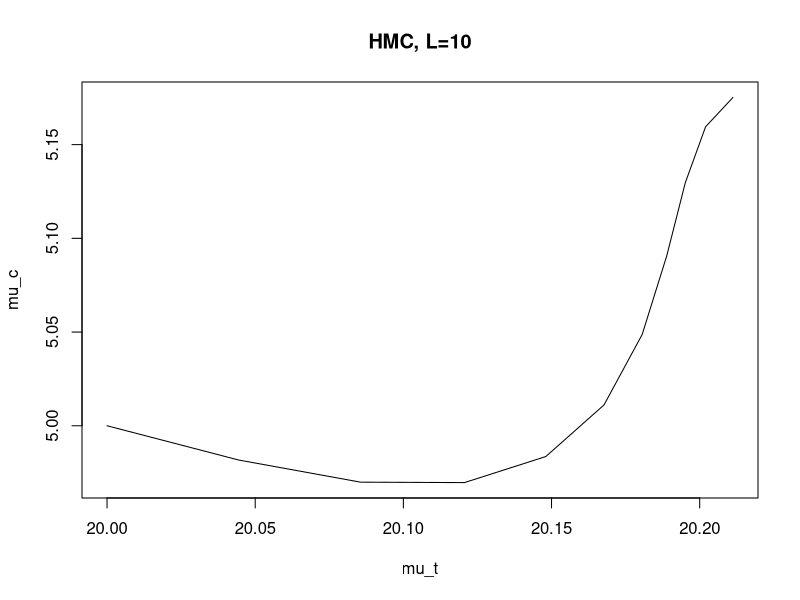
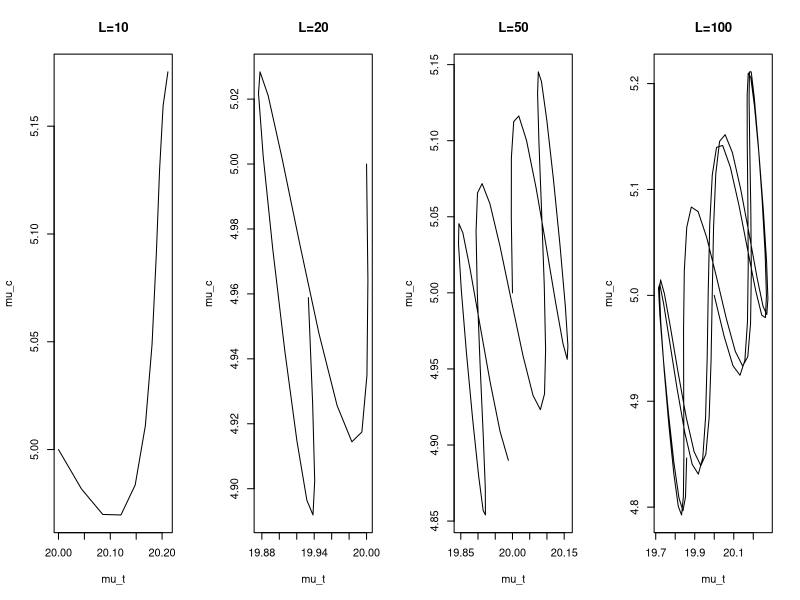
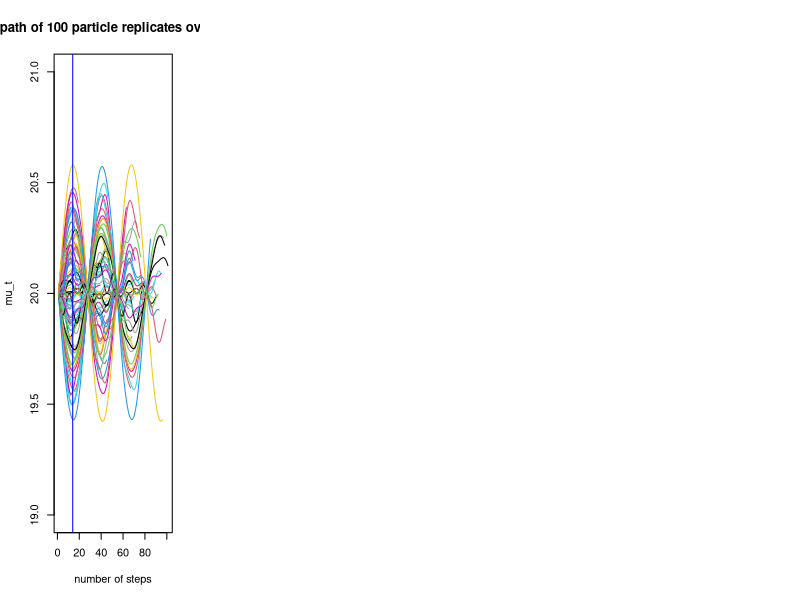

The R script that drew these images, in order:
## ---- chunk 1
## Gradient of the potential with respect to x
fGradSimpleX <- function(x,y){
  aGrad <- -0.5 *exp(1/2 * (-(-20 + x) * (1.38889 * (-20 + x) - 
                                            2.22222 * (-5 + y)) - (-2.22222 * (-20 + x) + 
                                                                     5.55556 * (-5 + y)) * (-5 + y)) + 
                       1/2 * ((-20 + x) * (1.38889 * (-20 + x) - 
                                             2.22222 * (-5 + y)) + (-2.22222 * (-20 + x) + 
                                                                      5.55556 * (-5 + y)) * (-5 + y))) *(-2.77778 * (-20 + x) + 4.44444 * (-5 + y))
  return(aGrad)
}

## Gradient of the potential with respect to y
fGradSimpleY <- function(x,y){
  aGrad <- -0.5 * exp(1/2 * (-(-20 + x) * (1.38889 * (-20 + x) - 
                                             2.22222 * (-5 + y)) - (-2.22222 * (-20 + x) + 
                                                                      5.55556 * (-5 + y)) * (-5 + y)) + 
                        1/2 * ((-20 + x) * (1.38889 * (-20 + x) - 
                                              2.22222 * (-5 + y)) + (-2.22222 * (-20 + x) + 
                                                                       5.55556 * (-5 + y)) * (-5 + y))) * (4.44444 * (-20 + x) - 
                                                                                                             11.1111 * (-5 + y))
  
  return(aGrad)
}

## Gradient of U with respect to both coordinates
grad_U <- function(aQ){
  aGradX <- fGradSimpleX(aQ[[1]],aQ[[2]])
  aGrady <- fGradSimpleY(aQ[[1]],aQ[[2]])
  return(c(aGradX,aGrady))
}

## Potential function given by the -ve log of the posterior
U <- function(aQ){
  x <- aQ[[1]]
  y <- aQ[[2]]
  aU <- -log(0.265258 * exp(
    1/2 * (-(-20 + x) * (1.38889 * (-20 + x) - 
                           2.22222 * (-5 + y)) - (-2.22222 * (-20 + x) + 
                                                    5.55556 * (-5 + y)) * (-5 + y))))
  return(aU) 
}

## Keeps all the positions of the particle over time
HMC_keep <- function (current_q, U, grad_U, epsilon, L, aSigma){
  q = current_q
  p = rnorm(length(q),0,aSigma)  # independent standard normal variates
  current_p = p
  
  # Make a half step for momentum at the beginning
  
  p = p - epsilon * grad_U(q) / 2
  
  # Alternate full steps for position and momentum
  
  lPosition <- matrix(nrow = (L+1),ncol = 2)
  lPosition[1,] <- q
  
  for (i in 1:L)
  {
    
    # Make a full step for the position
    
    q = q + epsilon * p
    lPosition[(i+1),] <- q
    
    # Make a full step for the momentum, except at end of trajectory
    
    if (i!=L) p = p - epsilon * grad_U(q)
  }
  
  # Make a half step for momentum at the end.
  
  p = p - epsilon * grad_U(q) / 2
  
  # Negate momentum at end of trajectory to make the proposal symmetric
  
  p = -p
  
  # Evaluate potential and kinetic energies at start and end of trajectory
  
  current_U = U(current_q)
  current_K = sum(current_p^2) / 2
  proposed_U = U(q)
  proposed_K = sum(p^2) / 2
  
  #   print(current_U-proposed_U)
  #   print(current_K-proposed_K)
  
  # Accept or reject the state at end of trajectory, returning either
  # the position at the end of the trajectory or the initial position
  r <- exp(current_U-proposed_U+current_K-proposed_K)
  # print(r)
  if (runif(1) < r)
  {
    return (list(q=q,pos=lPosition))  # accept
  }
  else
  {
    return (list(q=current_q,pos=lPosition))  # reject
  }
}


## ---- chunk 2

set.seed(42)
lSamples_hmc <- HMC_keep(current_q = c(20,5),U = U, grad_U = grad_U, epsilon = 0.18, L = 10, aSigma = 0.18)
## ---- chunk 3
plot(lSamples_hmc$pos, type = 'l', xlab = "mu_t", ylab = "mu_c", main = "HMC, L=10")
## ---- chunk 4
set.seed(42)

lSamples_hmc_L10 <- HMC_keep(current_q = c(20,5),U = U, grad_U = grad_U, epsilon = 0.18, L = 10, aSigma = 0.18)

lSamples_hmc_L20 <- HMC_keep(current_q = c(20,5),U = U, grad_U = grad_U, epsilon = 0.18, L = 20, aSigma = 0.18)

lSamples_hmc_L50 <- HMC_keep(current_q = c(20,5),U = U, grad_U = grad_U, epsilon = 0.18, L = 50, aSigma = 0.18)

lSamples_hmc_L100 <- HMC_keep(current_q = c(20,5),U = U, grad_U = grad_U, epsilon = 0.18, L = 100, aSigma = 0.18)

## ---- chunk 5

par(mfrow=c(1,4))
plot(lSamples_hmc_L10$pos, type = 'l', xlab = "mu_t", ylab = "mu_c", main = "L=10")

plot(lSamples_hmc_L20$pos, type = 'l', xlab = "mu_t", ylab = "mu_c", main = "L=20")

plot(lSamples_hmc_L50$pos, type = 'l', xlab = "mu_t", ylab = "mu_c", main = "L=50")

plot(lSamples_hmc_L100$pos, type = 'l', xlab = "mu_t", ylab = "mu_c", main = "L=100")

## ---- chunk 6

lSamples_hmc_v <- list()

for(it in seq(1:100)){
  lSamples_hmc_v[[it]] <- HMC_keep(current_q = c(20,5),U = U, grad_U = grad_U, epsilon = 0.18, L = it, aSigma = 0.18)$pos
}



## ---- chunk 7

plot(lSamples_hmc_v[[100]][,1], type="l", col=1, ylim = c(19, 21), xlab = "number of steps", ylab = "mu_t", main="Figure 15.12: The path of 100 particle replicates over in the μt dimension")

for (it in seq(2:100)){
  lines(lSamples_hmc_v[[it]][,1], col=it)
}

abline(v=14, col="blue") # After 14 U-turn starts

